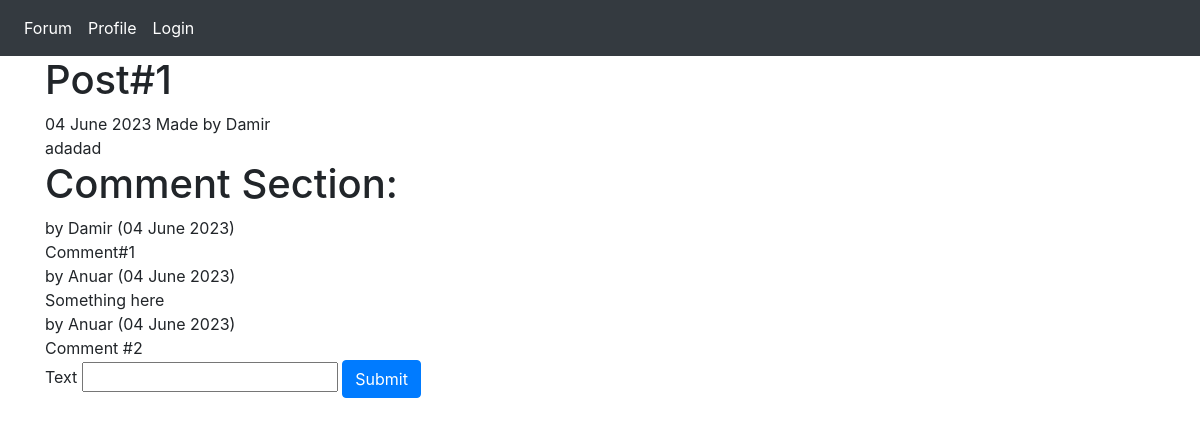
The page /Forum/1 (signed in) on the database as committed earlier.
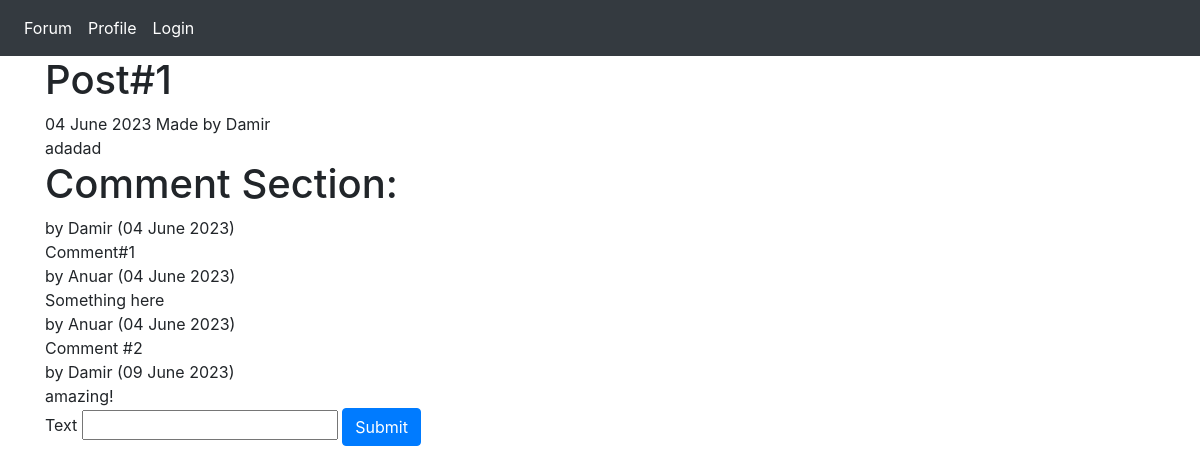
The same page on the database as committed later.
### app.py (models this page shows, shortened)
class Post(db.Model):
    id = db.Column(db.Integer, primary_key=True)
    title = db.Column(db.String(60), nullable=False)
    text = db.Column(db.String(1000), nullable=False)
    author = db.Column(db.String(100), nullable=False)
    timestamp = db.Column(db.DateTime, default=datetime.utcnow)
    user_id = db.Column(db.Integer, db.ForeignKey('user.id'))
    comments = db.relationship('Comment', backref='post')
    def __repr__(self):
        user = User.query.get(self.user_id)
        return f"Made by {user.username}"
    def showtime(self):
        formatted_timestamp = self.timestamp.strftime("%d %B %Y")
        return f"{formatted_timestamp}"

class User(UserMixin, db.Model):
    id = db.Column(db.Integer, primary_key=True)
    username = db.Column(db.String(100), unique=True, nullable=False)
    password = db.Column(db.String(200), nullable=False)
    note = db.relationship('Note', backref='user') # One to many
    comments = db.relationship('Comment', backref='user')
    posts = db.relationship('Post', backref='user')

class Comment(db.Model):
    id = db.Column(db.Integer, primary_key=True)
    user_id = db.Column(db.Integer, db.ForeignKey('user.id'))
    post_id = db.Column(db.Integer, db.ForeignKey('post.id'))
    text = db.Column(db.String(1000), nullable=False)
    timestamp = db.Column(db.DateTime, default=datetime.utcnow)
    def __repr__(self):
        user = User.query.get(self.user_id)
        formatted_timestamp = self.timestamp.strftime("%d %B %Y")
        return f"by {user.username} ({formatted_timestamp})"

### app.py (the view)
@app.route('/Forum/<ID_POST>', methods=["GET", "POST"])
@login_required
def blog(ID_POST):
    comment_form = NoteForm()
    current_post = Post.query.filter_by(id=ID_POST).first()
    comment_list = current_post.comments
    if comment_form.validate_on_submit():
        new_comment = Comment(text=comment_form.text.data, user_id=current_user.id, post_id=ID_POST)
        db.session.add(new_comment)
        db.session.commit()
        return redirect(url_for('blog', ID_POST=ID_POST))
    return render_template("topic.html", current_post=current_post, form=comment_form, comment_list=comment_list)

### app.py
class NoteForm(FlaskForm):
    text = StringField("Text", validators=[DataRequired()])
    submit = SubmitField("Submit", render_kw={'class' : 'btn btn-primary'})

### app.py (called while the page is built)
@login_manager.user_loader
def load_user(user_id):
    return User.query.get(int(user_id))

### templates/topic.html (shortened to what this page needs)
<html>
  <head>
    <link rel="stylesheet" href="{{url_for('static', filename='bootstrap/bootstrap.min.css')}}">
  </head>
  <body>
    <nav class="navbar navbar-expand-lg navbar-dark bg-dark">
      <div class="collapse navbar-collapse" id="navbarNav">
        <ul class="navbar-nav">
          <li class="nav-time active">
            <a href="/Forum" class="nav-link">Forum</a>
          </li>
          <li class="nav-time active">
            <a href="/profile" class="nav-link">Profile</a>
          </li>
          <li class="nav-time active">
            <a href="/login" class="nav-link">Login</a>
          </li>
        </ul>
      </div>
    </nav>
    <div class="container">
        <h1> {{ current_post.title}} </h1>
        {{current_post.showtime()}}
        {{ current_post}}
        <br>
        {{ current_post.text }}
        <br>
        <h1> Comment Section: </h1>
        {% for i in comment_list %}
          {{ i }}
          <br>
          {{ i.text }}
          <br>
        {% endfor %}
        <form method="POST">
          {{ form.text.label }}
          {{ form.text() }}
          {{ form.submit() }}
        </form>
    </div>
  </body>
</html>

Rows that differ between the two databases and show on the page:
added Comment: user+timestamp "by Damir (09 June 2023)", text "amazing!"
